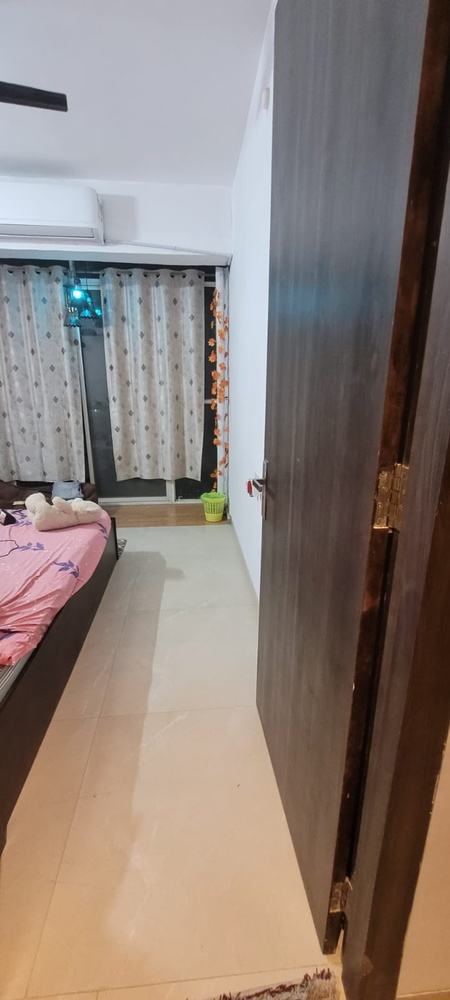
#> input picture Intelli-Vision/frames/Pic3.jpeg, 450 x 1000 px, shrunk from 720 x 1600 before the run, found by its file name
$ python roadDetectionFromFrames.py
#> lines starting #> are read from the running program, lines starting #| are printed output that depends on the picture; after the words box and inside, x2 and y2 are one past the last pixel; in counts of white or black regions, pixels touching at a corner belong together
import cv2
import numpy as np


# Define a function to detect walkable roads
def detect_walkable_roads(image_path):

    # Loading image from source path
    img_frame = cv2.imread(image_path)
#> img_frame is the input picture: shape (1000, 450, 3); mean B, G, R 119.5, 126.6, 139.8

    # Convert the frame to grayscale
    gray = cv2.cvtColor(img_frame, cv2.COLOR_BGR2GRAY)
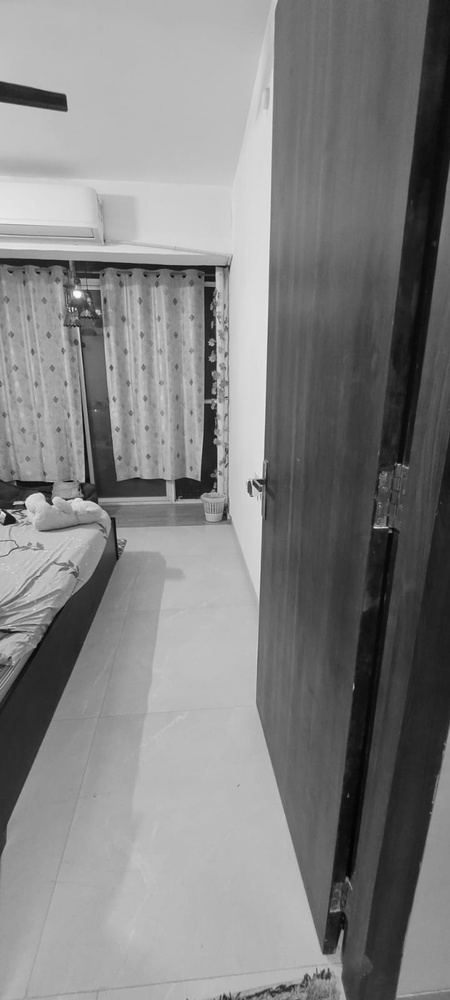
#> gray: shape (1000, 450); min 1, max 254, mean 129.7

    # Apply a Gaussian blur to the grayscale frame
    blurred = cv2.GaussianBlur(gray, (5, 5), 0)

    # Apply a Canny edge detector to the blurred frame
    edges = cv2.Canny(blurred, 50, 150)
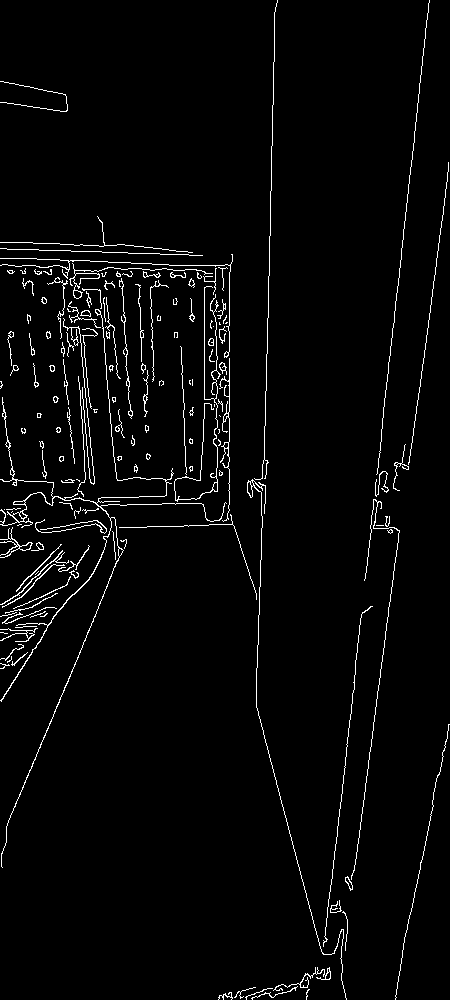
#> edges: shape (1000, 450); 2.8% white in thin lines or dots

    # Find contours in the image
    contours, _ = cv2.findContours(edges, cv2.RETR_EXTERNAL, cv2.CHAIN_APPROX_SIMPLE)
#> contours = 151 contours, 120 with area under 20; largest, box (x1, y1, x2, y2) and area: (0, 309, 227, 868) 488, (247, 479, 347, 1000) 96, (174, 286, 221, 502) 86, (0, 527, 33, 558) 82, (219, 358, 230, 522) 77

    # Find the largest contour
    max_area = 0
    max_contour = None
    for contour in contours:
        area = cv2.contourArea(contour)
        if area > max_area:
            max_area = area
            max_contour = contour
#> this loop made 151 passes
#> (area, max_area) on passes 6, 35, 48, 113: (68.5, 68.5), (82.5, 82.5), (96.5, 96.5), (487.5, 487.5)
#> area on passes 9, 27, 28, 29, 30, 31: 45, 37.5, 50.5, 22, 37.5, 33.5
#> after the loop, max_area = 487.5; max_contour = contour of 1367 points, box (x1, y1, x2, y2) (0, 309, 227, 868), area 488

    # Draw the largest contour on the image
    cv2.drawContours(img_frame, [max_contour], 0, (0, 255, 0), 2)
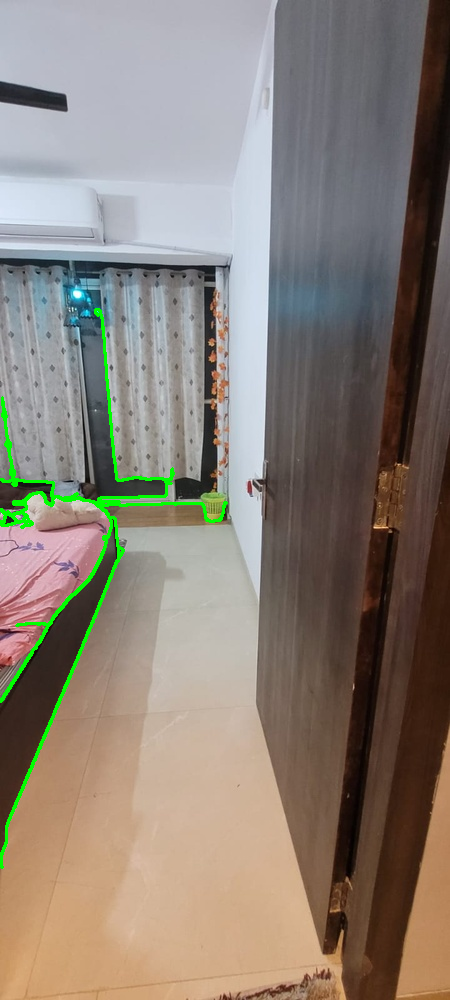
#> img_frame: shape (1000, 450, 3); 1.24% of pixels changed, all inside (x1, y1, x2, y2) = (0, 308, 228, 869)

    # Show the image
    cv2.imshow('Image', img_frame)

    # Saving image
    cv2.imwrite(r'C:\Users\tanus\Documents\Github-gl\Hackthon\Intelli-Vision\frames\processed\withline.jpeg'
                , img_frame)
    cv2.waitKey(0)
    cv2.destroyAllWindows()

    # Find the Hough lines in the edge detected frame
    lines = cv2.HoughLinesP(edges, 1, np.pi / 180, 100, minLineLength=100, maxLineGap=10)
#> lines = 21 rows, first 6: [408, 469, 436, 266], [7, 823, 111, 576], [256, 706, 322, 953], [337, 836, 361, 614], [397, 292, 428, 3], [229, 441, 229, 265]

    # Filter the Hough lines to find only the walkable roads
    walkable_roads = []
    for line in lines:
        (x1, y1, x2, y2) = line[0]
        if abs(y2 - y1) < 10:
            walkable_roads.append(line)
#> this loop made 21 passes
#> (x1, y1, x2, y2) on passes 1 to 12: (408, 469, 436, 266), (7, 823, 111, 576), (256, 706, 322, 953), (337, 836, 361, 614), (397, 292, 428, 3), (229, 441, 229, 265), (269, 275, 271, 146), (373, 509, 399, 268), (264, 444, 267, 330), (256, 696, 262, 516), (0, 248, 202, 255), (368, 761, 394, 570)
#> after the loop, walkable_roads = [[[0, 248, 202, 255]], [[108, 262, 215, 266]]]

    # Draw the walkable roads on the frame
    for line in walkable_roads:
        (x1, y1, x2, y2) = line[0]
        cv2.line(img_frame, (x1, y1), (x2, y2), (0, 255, 0), 2)
#> this loop made 2 passes
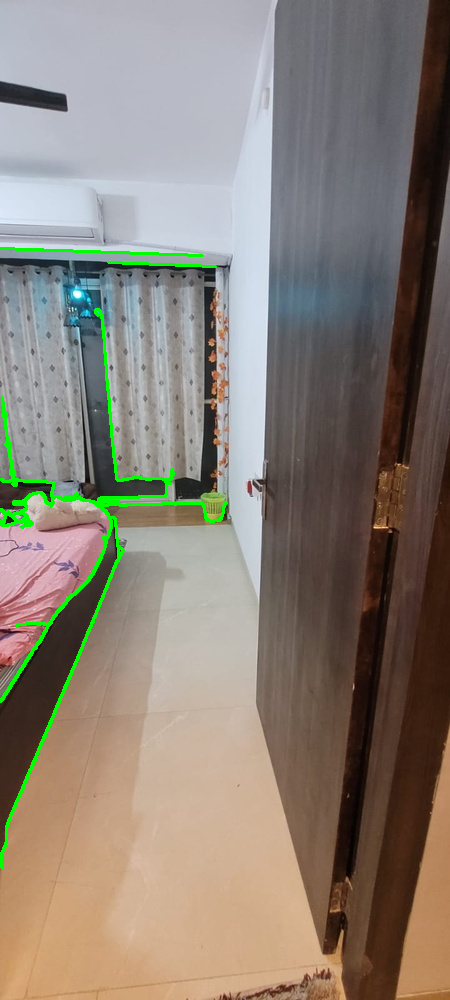
#> img_frame: shape (1000, 450, 3); 0.21% of pixels changed, all inside (x1, y1, x2, y2) = (0, 247, 217, 268)

    return img_frame


frame = r"C:\Users\tanus\Documents\Github-gl\Hackthon\Intelli-Vision\frames\Pic3.jpeg"
# Detect the walkable roads in the frame
final_frame = detect_walkable_roads(frame)

# Display the frame
cv2.imshow('Walkable Roads', final_frame)

# Saving image
cv2.imwrite(r'C:\Users\tanus\Documents\Github-gl\Hackthon\Intelli-Vision\frames\processed\Pic3_processed.jpeg'
            , final_frame)

$ run again, with Intelli-Vision/frames/Pic1.jpeg copied over Intelli-Vision/frames/Pic3.jpeg
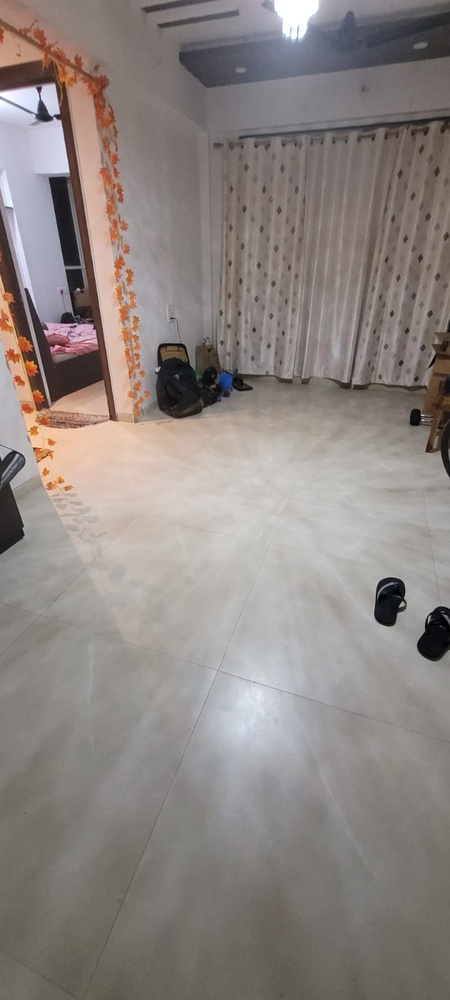
#> input picture Intelli-Vision/frames/Pic1.jpeg, 450 x 1000 px, shrunk from 720 x 1600 before the run, found by its file name
#> in detect_walkable_roads, img_frame is the input picture: shape (1000, 450, 3); mean B, G, R 129.7, 133.1, 140.6
#> in detect_walkable_roads, `edges = cv2.Canny(blurred, 50, 150)`:
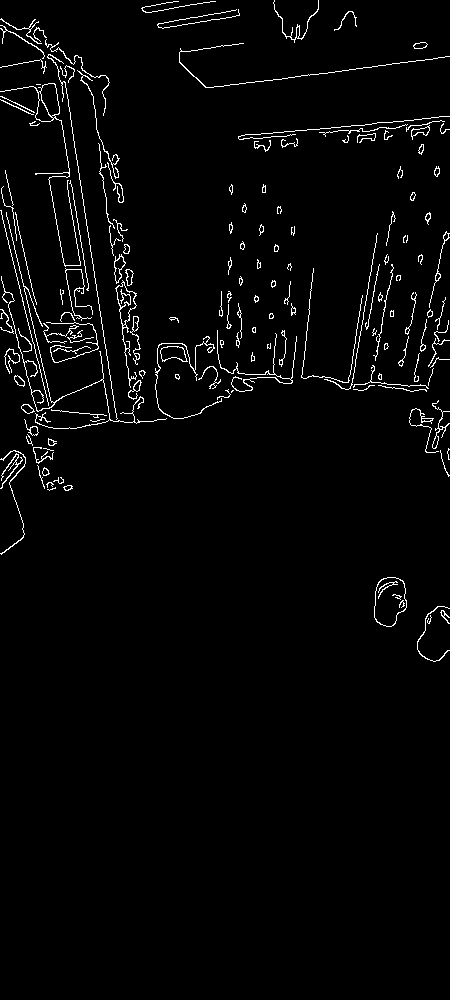
#> edges: shape (1000, 450); 2.5% white in thin lines or dots, all inside (x1, y1, x2, y2) = (0, 0, 450, 662)
#> contours = 151 contours, 101 with area under 20; largest, box (x1, y1, x2, y2) and area: (374, 577, 407, 627) 1239, (0, 83, 81, 267) 698, (115, 280, 137, 388) 503, (160, 346, 188, 362) 292, (114, 254, 126, 284) 166
#> the loop in detect_walkable_roads, `for contour in contours:` made 151 passes
#> (area, max_area) on passes 2 to 4: (29, 29), (34, 34), (1239, 1239)
#> after the loop in detect_walkable_roads, `for contour in contours:`: max_area = 1239; max_contour = contour of 56 points, box (x1, y1, x2, y2) (374, 577, 407, 627), area 1239
#> in detect_walkable_roads, `cv2.drawContours(img_frame, [max_contour], 0, (0, 255, 0), 2)`:
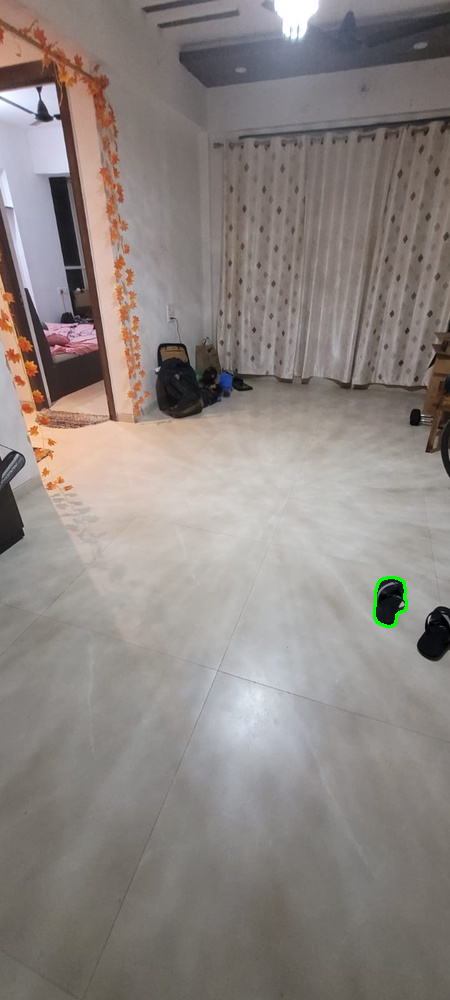
#> img_frame: shape (1000, 450, 3); 0.1% of pixels changed, all inside (x1, y1, x2, y2) = (373, 576, 408, 628)
#> lines = 13 rows, first 6: [0, 210, 49, 408], [73, 140, 117, 421], [205, 87, 385, 65], [72, 187, 88, 290], [48, 173, 80, 354], [1, 278, 40, 424]
#> the loop in detect_walkable_roads, `for line in lines:` made 13 passes
#> after the loop in detect_walkable_roads, `for line in lines:`: walkable_roads = []

$ run again, with Intelli-Vision/frames/Pic2.jpeg copied over Intelli-Vision/frames/Pic3.jpeg
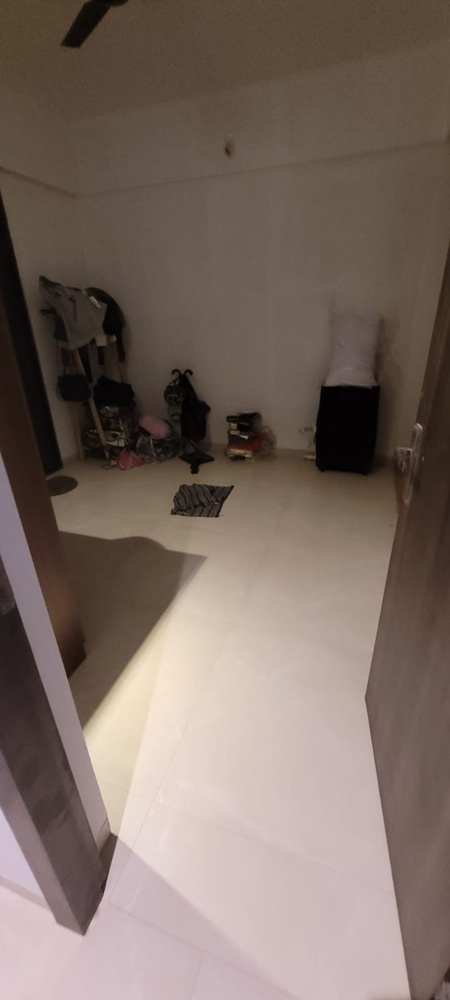
#> input picture Intelli-Vision/frames/Pic2.jpeg, 450 x 1000 px, shrunk from 720 x 1600 before the run, found by its file name
#> in detect_walkable_roads, img_frame is the input picture: shape (1000, 450, 3); mean B, G, R 98.8, 107.6, 123.5
#> in detect_walkable_roads, `edges = cv2.Canny(blurred, 50, 150)`:
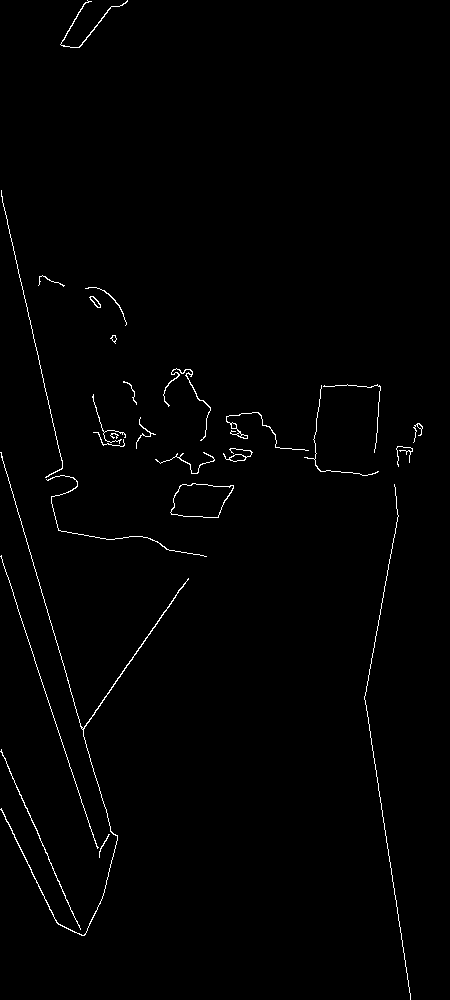
#> edges: shape (1000, 450); 0.99% white in thin lines or dots
#> contours = 26 contours, 14 with area under 20; largest, box (x1, y1, x2, y2) and area: (170, 483, 234, 518) 1600, (0, 452, 189, 936) 182, (223, 448, 253, 462) 92, (226, 412, 309, 451) 79, (60, 0, 128, 48) 62
#> the loop in detect_walkable_roads, `for contour in contours:` made 26 passes
#> (area, max_area) on passes 2, 5: (54, 54), (1599.5, 1599.5)
#> after the loop in detect_walkable_roads, `for contour in contours:`: max_area = 1599.5; max_contour = contour of 62 points, box (x1, y1, x2, y2) (170, 483, 234, 518), area 1600
#> in detect_walkable_roads, `cv2.drawContours(img_frame, [max_contour], 0, (0, 255, 0), 2)`:
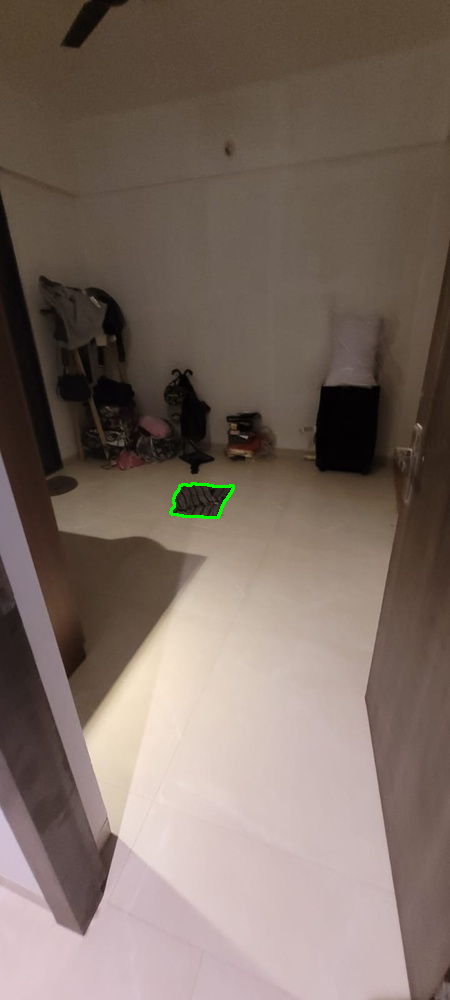
#> img_frame: shape (1000, 450, 3); 0.12% of pixels changed, all inside (x1, y1, x2, y2) = (169, 482, 235, 519)
#> lines = [[1, 751, 83, 935], [1, 555, 83, 807], [368, 723, 410, 993], [36, 572, 103, 803], [1, 195, 62, 462], [82, 729, 188, 578], [364, 699, 393, 538], [1, 452, 49, 619], [1, 809, 56, 922]]
#> the loop in detect_walkable_roads, `for line in lines:` made 9 passes
#> after the loop in detect_walkable_roads, `for line in lines:`: walkable_roads = []
